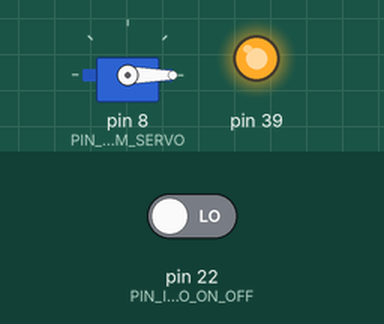
Recording of a sketch running on a simulated Arduino Mega 2560, built with avr-gcc and run on an emulated ATmega2560. Shown: servo, output pins drawn as LEDs (lit = HIGH). The inputs (shaded band) are chosen by the test bench; at power-on: pin 22 (PIN_INPUT_SERVO_ON_OFF) LOW.

Above: at 1.2 s.
1.3 s: pin 22 (PIN_INPUT_SERVO_ON_OFF) driven HIGH
At 1.76 s:
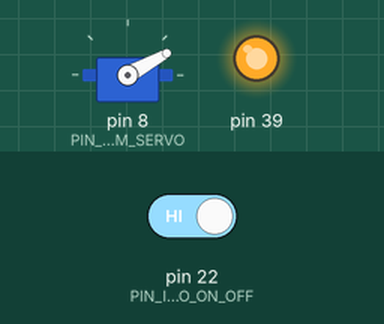
At 4.6 s:
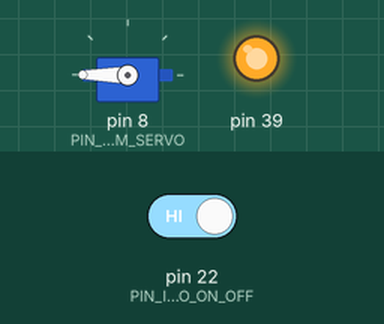
Timing chart, 0 to 6.1 s (numbered marks = the images above; inputs shaded):
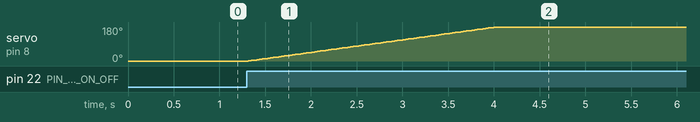

The sketch:

sketch_mar10a_servo_laser.ino
```cpp
#include <Servo.h>

#define PIN_INPUT_SERVO_ON_OFF 22

#define PIN_PWM_SERVO 8

#define SERVO_INIT_ANGLE 0
#define SERVO_FINAL_ANGLE 350

Servo servo;
int angle = SERVO_INIT_ANGLE;

void setup() {

  pinMode(PIN_INPUT_SERVO_ON_OFF, INPUT);

  pinMode(39, OUTPUT);
  digitalWrite(39, HIGH);

  servo.attach(PIN_PWM_SERVO);
  servo.write(angle);
}


void loop()
{
  // scan from SERVO_INIT_ANGLE to SERVO_FINAL_ANGLE degrees
  if (digitalRead(PIN_INPUT_SERVO_ON_OFF) == 1)
  {
    for (; angle < SERVO_FINAL_ANGLE; angle++)
    {
      servo.write(angle);
      delay(15);
    }
    angle = SERVO_FINAL_ANGLE;
    servo.write(angle);
  }
  // now scan back from SERVO_FINAL_ANGLE to SERVO_INIT_ANGLE degrees
  else
  {
    for (; angle > SERVO_INIT_ANGLE; angle--)
    {
      servo.write(angle);
      delay(15);
    }
    angle = SERVO_INIT_ANGLE;
    servo.write(angle);
  }
}
```

Measured:
- after the input at 1.3 s, servo on pin 8 (PIN_PWM_SERVO): moves from 0° to 180° over 2.7 s, starting at once
